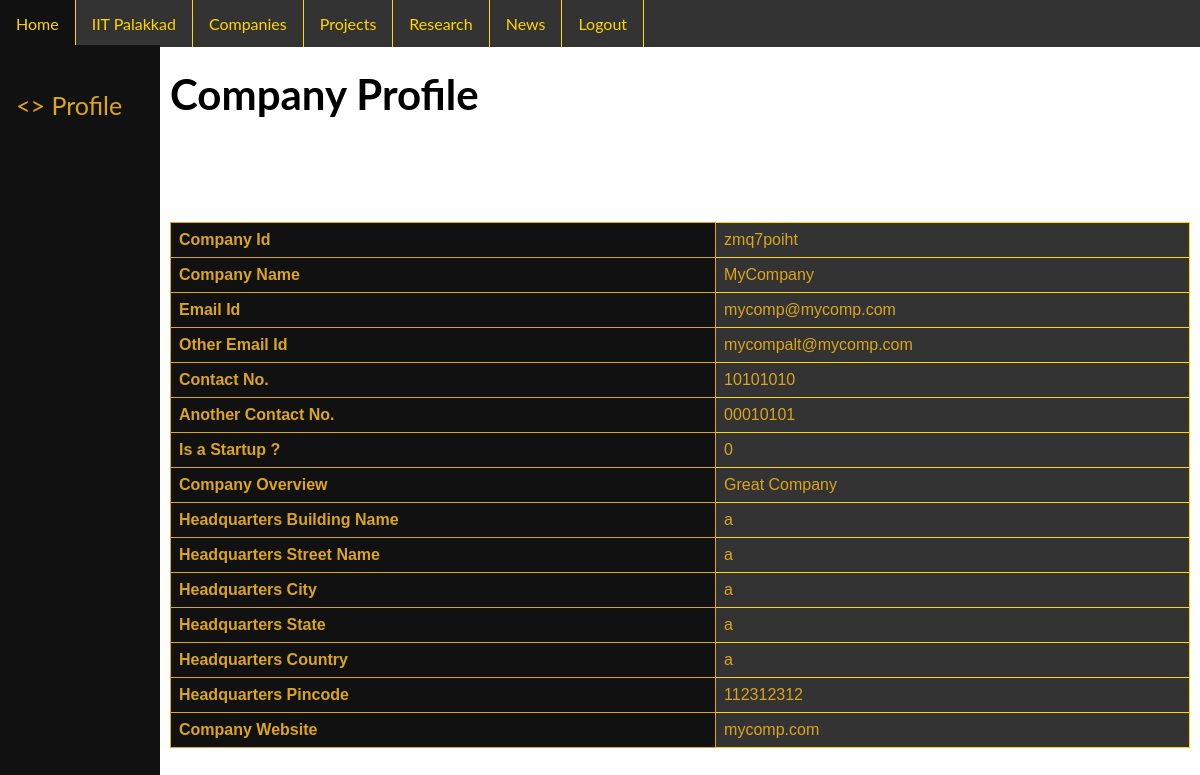
Page /code/php/company_profile.php?company_id=zmq7poiht (signed in) on the committed database.
### tables this page shows
CREATE TABLE `company` (
  `company_id` char(9) NOT NULL,
  `name` varchar(320) NOT NULL,
  `email_id_1` varchar(320) NOT NULL,
  `email_id_2` varchar(320) DEFAULT NULL,
  `phone_1` varchar(30) NOT NULL,
  `phone_2` varchar(30) DEFAULT NULL,
  `is_startup` tinyint(1) NOT NULL,
  `company_overview` varchar(500) NOT NULL,
  `hq_bldg_name` varchar(320) NOT NULL,
  `hq_street_name` varchar(320) NOT NULL,
  `hq_city` varchar(320) NOT NULL,
  `hq_state` varchar(320) NOT NULL,
  `hq_country` varchar(320) NOT NULL,
  `hq_pincode` varchar(320) NOT NULL,
  `company_website` varchar(320) NOT NULL,
  PRIMARY KEY (`company_id`)
);

### code/php/company_profile.php (the view, shortened to what this page needs)
<?php
    if($_SESSION['user_type'] != 'company') {
        if($_SESSION['user_type'] == 'student')
            exit('This webpage cannot be accessed by a student');
        else if($_GET['company_id'] == null)
            exit('Huge Problem Occurred');
        else
            $company_id = $_GET['company_id'];
    }
    else
        $company_id = $_SESSION['company_id'];
?>
<?php
    $server	= $_SESSION['server'];
    $user	= $_SESSION['user'];
    $pass	= $_SESSION['pass'];
    $database	= $_SESSION['database'];
?>
<html>
<head>
        <link rel="stylesheet" href="../css_files/common.css">
        <link rel="stylesheet" href="../css_files/common_home.css">
        <link rel="stylesheet" href="../css_files/table.css">
    </head>
    <body>
        <ul class="nav">
            <li class="nav"><a href='../php/home.php' class="nav">Home</a></li>
            <li class="nav"><a href='https://iitpkd.ac.in' class="nav">IIT Palakkad</a></li>
            <li class="nav"><a href="../php/companies.php" class="nav">Companies</a></li>
            <li class="nav"><a href="../php/projects.php" class="nav">Projects</a></li>
            <li class="nav"><a href="../php/research.php" class="nav">Research</a></li>
            <li class="nav"><a href="../php/news.php" class="nav">News</a></li>
            <?php
                if($_SESSION['logged_in'] != null && $_SESSION['logged_in'] == true) {
                    echo '<li class="nav"><a href="../php/logout.php" class="nav">Logout</a></li>';
                }
                else {
                    echo '<li class="nav"><a href="../php/login.php" class="nav">Login</a></li>';
                    echo '<li class="nav"><a href="../php/register.php" class="nav">Register</a></li>';
                }
            ?>
        </ul>
        <?php
            if($_SESSION['user_type'] == 'company')
                echo '<div class="sidenav">
                    <br>
                    <a href="../php/company_profile.php"><> Profile</a>
                    <br>
                    <a href="../php/company_placed_internships.php">Placed Internships</a>
                    <br>
                    <a href="../php/company_placed_jobs.php">Placed Jobs</a>
                    </div>';
            else if($_SESSION['user_type'] == 'student_vol')
                echo '<div class="sidenav">
                        <br>
                        <a href="../php/student_vol_profile.php"><> Profile</a>
                        <br>
                        <a href="../php/student_vol_contribution.php">My Contribution</a>
                    </div>';
            else
                echo '<div class="sidenav">
                        <br>
                        <a href="../php/cdc_official_profile.php"><> Profile</a>
                    </div>';
        ?>
        <div class="main">
            <br>
            <h2>Company Profile</h2>
            <?php
		$db = new mysqli ($server, $user, $pass, $database);
                $query = 'select company_id, name, email_id_1, email_id_2, phone_1, phone_2, is_startup, company_overview,
                        hq_bldg_name, hq_street_name, hq_city, hq_state, hq_country, hq_pincode, company_website
                    from company where company_id = ?';
                $stmt = $db->prepare($query);
                $stmt->bind_param('s', $company_id);
                $stmt->execute();
                $stmt->bind_result($company_id, $name, $email_id_1, $email_id_2, $phone_1, $phone_2, $is_startup, $company_overview,
                    $hq_bldg_name, $hq_street_name, $hq_city, $hq_state, $hq_country, $hq_pincode, $company_website);
            ?>
            <br><br>
            <table>
            <tr>
                <th>Company Id</th>
                <td><?php echo $company_id; ?></td>
            </tr>
            <tr>
                <th>Company Name</th>
                <td><?php echo $name; ?></td>
            </tr>
            <tr>
                <th>Email Id</th>
                <td><?php echo $email_id_1; ?></td>
            </tr>
            <tr>
                <th>Other Email Id</th>
                <td><?php echo $email_id_2; ?></td>
            </tr>
            <tr>
                <th>Contact No.</th>
                <td><?php echo $phone_1; ?></td>
            </tr>
            <tr>
                <th>Another Contact No.</th>
                <td><?php echo $phone_2; ?></td>
            </tr>
            <tr>
                <th>Is a Startup ?</th>
                <td><?php echo $is_startup; ?></td>
            </tr>
            <tr>
                <th>Company Overview</th>
                <td><?php echo $company_overview; ?></td>
            </tr>
            <tr>
                <th>Headquarters Building Name</th>
                <td><?php echo $hq_bldg_name; ?></td>
            </tr>
            <tr>
                <th>Headquarters Street Name</th>
                <td><?php echo $hq_street_name; ?></td>
            </tr>
            <tr>
                <th>Headquarters City</th>
                <td><?php echo $hq_city; ?></td>
            </tr>
            <tr>
                <th>Headquarters State</th>
                <td><?php echo $hq_state; ?></td>
            </tr>
            <tr>
                <th>Headquarters Country</th>
                <td><?php echo $hq_country; ?></td>
            </tr>
            <tr>
                <th>Headquarters Pincode</th>
                <td><?php echo $hq_pincode; ?></td>
            </tr>
            <tr>
                <th>Company Website</th>
                <td><?php echo $company_website; ?></td>
            </tr>
            </table>
            <br>
        </div>
</body>
</html>
    </body>
</html>

### code/css_files/common.css (style rules this page uses)
ul.nav { list-style-type: none; margin: 0; padding: 0; overflow: hidden; background-color: #333; top: 0; position: fixed; width: 100%; }
body { margin:0; background-color:white; }
li.nav { float: left; border-right:1px solid gold; }
a.nav { display: block; color: gold; text-align: center; padding: 14px 16px; text-decoration: none; }

### code/css_files/common_home.css (style rules this page uses)
body { font-family: "Lato", sans-serif; }
.sidenav { height: 100%; width: 160px; position: fixed; background-color: #111; margin-top: 45px; padding-top: 20px; }
.sidenav a { padding: 6px 8px 6px 16px; text-decoration: none; font-size: 25px; color: goldenrod; display: block; }
.main { margin-left: 160px; font-size: 28px; padding: 0px 10px; }

### code/css_files/table.css (style rules this page uses)
table { font-family: arial, sans-serif; border-collapse: collapse; width: 100%; }
td { color: goldenrod; border: 1px solid gold; text-align: left; background-color: #333; padding: 8px; }
th { border: 1px solid goldenrod; color: goldenrod; background-color: #111; text-align: left; padding: 8px; }

### rows in the picture
company: company_id "zmq7poiht", name "MyCompany", email_id_1 "mycomp@mycomp.com", email_id_2 "mycompalt@mycomp.com", phone_1 "10101010", phone_2 "00010101", is_startup "0", company_overview "Great Company", hq_bldg_name "a", hq_street_name "a", hq_city "a", hq_state "a", hq_country "a", hq_pincode "112312312", company_website "mycomp.com"
